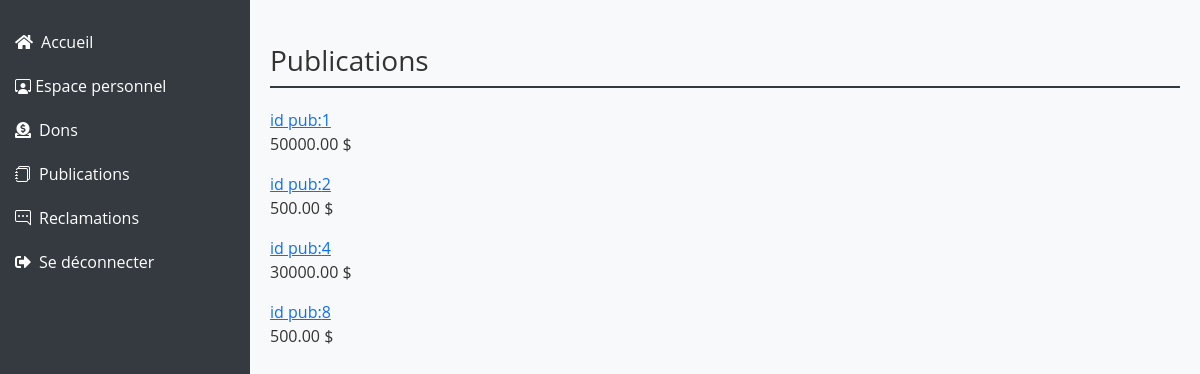
The app's page /publications/publicationView/, older data.
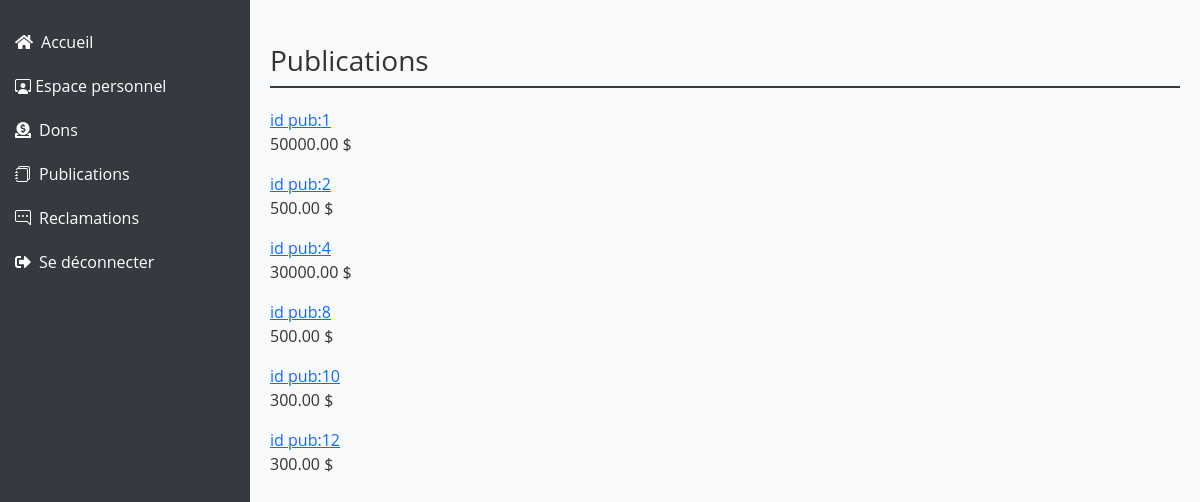
The same page, newer data.
### publications/models.py (models this page shows, shortened)
class Publication(models.Model):
    id=models.AutoField(primary_key=True)
    titre=models.CharField(max_length=150)
    contenu=models.TextField()
    date=models.DateTimeField(default=timezone.now)
    image=models.ImageField(upload_to='photos/%y/%m/%d', blank=True)
    montant=models.DecimalField(max_digits=20,decimal_places=2)
    user=models.ForeignKey(User,on_delete=models.CASCADE,null=True)
    category = models.ForeignKey(Category, on_delete=models.CASCADE,null=True,blank=True)
    objects = models.Manager()

### publications/views.py (the view)
# urls.py: path('publicationView/',views.publicationView,name='publicationView'),
def publicationView(request):
    publications = Publication.objects.all()
    return render(request, 'publications/pub.html', {'publications': publications})

### templates/publications/pub.html (shortened to what this page needs)
<!DOCTYPE html>
<html lang="en">
<head>
    <link href="https://cdn.jsdelivr.net/npm/bootstrap@5.3.2/dist/css/bootstrap.min.css" rel="stylesheet">
    <link href="https://cdnjs.cloudflare.com/ajax/libs/font-awesome/5.15.4/css/all.min.css" rel="stylesheet">
    <link href="https://cdn.jsdelivr.net/npm/bootstrap-icons/font/bootstrap-icons.css" rel="stylesheet">
</head>
<body>
    <div class="sidebar">
        <ul class="nav flex-column">
            <li class="nav-item">
                <a class="nav-link text-white" href="/"><i class="fas fa-home me-2"></i>Accueil</a>
            </li>
            <li class="nav-item">
                <a class="nav-link text-white" href="{% url 'dashboardAdmin' %}"><i class="bi bi-person-workspace"></i></i> Espace personnel</a>
            </li>
            <li class="nav-item">
                <a class="nav-link text-white" href="{% url 'viewDons' %}"><i class="fas fa-donate me-2"></i>Dons</a>
            </li>
            <li class="nav-item">
                <a class="nav-link text-white" href="{% url 'publicationView' %}"><i class="bi bi-journals me-2"></i>Publications</a>
            </li>
            <li class="nav-item">
                <a class="nav-link text-white" href="{% url 'reclamations' %}"><i class="bi bi-chat-right-dots me-2"></i>Reclamations</a>
            </li>
            <li class="nav-item">
                <a class="nav-link text-white" href="{% url 'logout' %}"><i class="fas fa-sign-out-alt me-2"></i>Se déconnecter</a>
            </li>
        </ul>
    </div>
    <div class="main-content">
        <h1 class="mt-4">Publications</h1>
        <div class="publication-container">
            {% for publication in publications %}
                <div class="publications">
                    <a href="{% url 'checkout' publication.id %}"> id pub:{{publication.id}}</a>
                    <p> {{publication.montant}} $</p>
                </div>
            {% endfor %}
        </div>
</body>
</html>

Row changes from the older to the newer data that the page shows:
added Publication: id "10", montant "300.00"
added Publication: id "12", montant "300.00"
